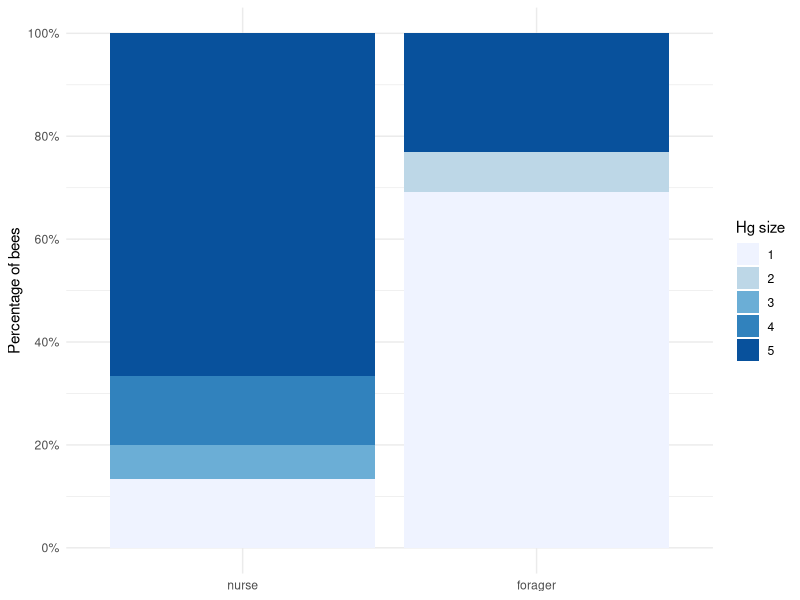
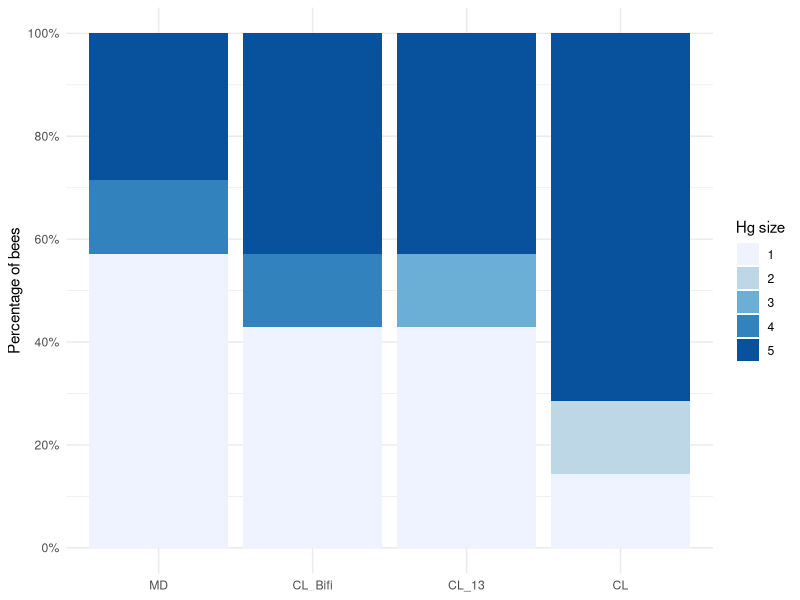
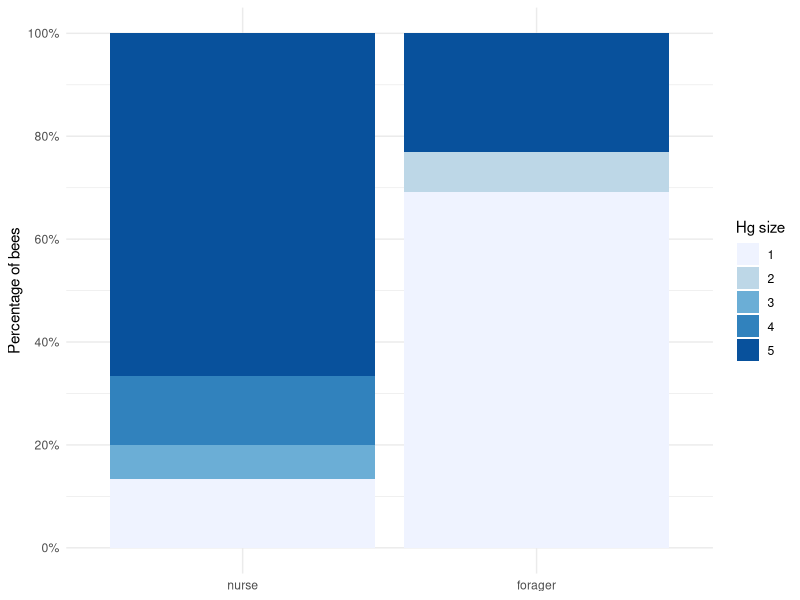
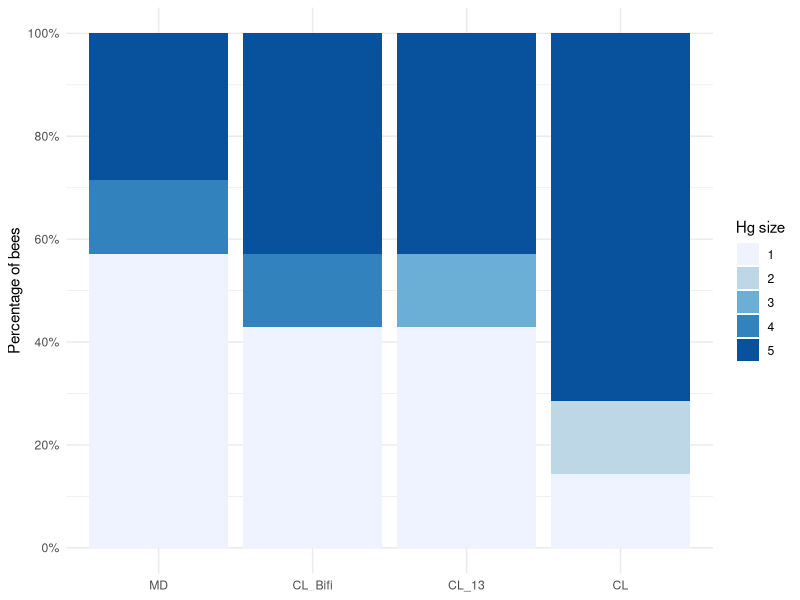

Source code (R) for these figures, in order:
library(ggplot2)
library(dplyr)
library(scales)
library(forcats)

setwd("/Volumes/gr_Engel/lab_resources/Manuscripts/2023_Liberti_Maturation/Code/HPG_size/")

dt<-read.delim("HPGsize_data.txt", header = T, fill=T, na.strings=c(""))

dt$HG_size<-factor(dt$HG_size)
dt <- dt %>%
  mutate(HG_size = fct_rev(HG_size))

dt$Hive<-as.factor(dt$Hive)

# Stacked bar plots
p1 <- ggplot(dt, 
       aes(x = factor(Behaviour, levels=c("nurse", "forager")), 
           fill = factor(HG_size))) + 
  geom_bar(position = "fill") +
  ylab("Percentage of bees") +
  scale_y_continuous(breaks = seq(0, 1, .2), 
                     label = percent) +
  scale_fill_brewer(palette = "Blues", limits=rev) + 
  labs(
       fill = "Hg size",
       x = NULL) +
  theme_minimal()
p1

ggsave(height=5,width=3,dpi=300, filename="HGsizeByBehav.pdf", useDingbats=FALSE)

p2 <- ggplot(dt, 
             aes(x = factor(Treatment, levels=c("MD", "CL_Bifi", "CL_13", "CL")), 
                 fill = factor(HG_size))) + 
  geom_bar(position = "fill") +
  ylab("Percentage of bees") +
  # scale_x_discrete(labels=c('MD', 'CL_Bifi', 'CL_13', 'CL')) +
  scale_y_continuous(breaks = seq(0, 1, .2), 
                     label = percent) +
  scale_fill_brewer(palette = "Blues", limits=rev) + 
  labs(
    fill = "Hg size",
    x = NULL) +
  theme_minimal()
p2
ggsave(height=4,width=4,dpi=300, filename="HGsizeByTreatment.pdf", useDingbats=FALSE)

# Count the number of observations
dplyr::count(dt, Behaviour) 
dplyr::count(dt, Treatment) 

# Statistical analyses
kruskal.test(as.numeric(HG_size) ~ Treatment , data = dt)

kruskal.test(as.numeric(HG_size) ~ Behaviour , data = dt)
